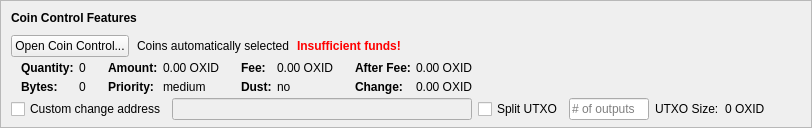
    <widget class="QFrame" name="frameCoinControl">
     <property name="sizePolicy">
      <sizepolicy hsizetype="Expanding" vsizetype="Expanding">
       <horstretch>0</horstretch>
       <verstretch>0</verstretch>
      </sizepolicy>
     </property>
     <property name="maximumSize">
      <size>
       <width>16777215</width>
       <height>16777215</height>
      </size>
     </property>
     <property name="frameShape">
      <enum>QFrame::StyledPanel</enum>
     </property>
     <property name="frameShadow">
      <enum>QFrame::Sunken</enum>
     </property>
     <layout class="QVBoxLayout" name="verticalLayoutCoinControl2">
      <property name="spacing">
       <number>0</number>
      </property>
      <property name="leftMargin">
       <number>0</number>
      </property>
      <property name="topMargin">
       <number>0</number>
      </property>
      <property name="rightMargin">
       <number>0</number>
      </property>
      <property name="bottomMargin">
       <number>6</number>
      </property>
      <item>
       <layout class="QVBoxLayout" name="verticalLayoutCoinControl" stretch="0,0,0,0,1">
        <property name="spacing">
         <number>0</number>
        </property>
        <property name="leftMargin">
         <number>10</number>
        </property>
        <property name="topMargin">
         <number>10</number>
        </property>
        <item>
         <layout class="QHBoxLayout" name="horizontalLayoutCoinControl1">
          <property name="bottomMargin">
           <number>10</number>
          </property>
          <item>
           <widget class="QLabel" name="labelCoinControlFeatures">
            <property name="sizePolicy">
             <sizepolicy hsizetype="Preferred" vsizetype="Maximum">
              <horstretch>0</horstretch>
              <verstretch>0</verstretch>
             </sizepolicy>
            </property>
            <property name="font">
             <font>
              <weight>75</weight>
              <bold>true</bold>
             </font>
            </property>
            <property name="styleSheet">
             <string notr="true">font-weight:bold;</string>
            </property>
            <property name="text">
             <string>Coin Control Features</string>
            </property>
           </widget>
          </item>
         </layout>
        </item>
        <item>
         <layout class="QHBoxLayout" name="horizontalLayoutCoinControl2" stretch="0,0,0,0">
          <property name="spacing">
           <number>8</number>
          </property>
          <property name="bottomMargin">
           <number>4</number>
          </property>
          <item>
           <widget class="QPushButton" name="pushButtonCoinControl">
            <property name="styleSheet">
             <string notr="true"/>
            </property>
            <property name="text">
             <string>Open Coin Control...</string>
            </property>
            <property name="autoDefault">
             <bool>false</bool>
            </property>
           </widget>
          </item>
          <item>
           <widget class="QLabel" name="labelCoinControlAutomaticallySelected">
            <property name="text">
             <string>Coins automatically selected</string>
            </property>
            <property name="margin">
             <number>5</number>
            </property>
           </widget>
          </item>
          <item>
           <widget class="QLabel" name="labelCoinControlInsuffFunds">
            <property name="font">
             <font>
              <weight>75</weight>
              <bold>true</bold>
             </font>
            </property>
            <property name="styleSheet">
             <string notr="true">color:red;font-weight:bold;</string>
            </property>
            <property name="text">
             <string>Insufficient funds!</string>
            </property>
            <property name="margin">
             <number>5</number>
            </property>
           </widget>
          </item>
          <item>
           <spacer name="horizontalSpacerCoinControl">
            <property name="orientation">
             <enum>Qt::Horizontal</enum>
            </property>
            <property name="sizeHint" stdset="0">
             <size>
              <width>40</width>
              <height>1</height>
             </size>
            </property>
           </spacer>
          </item>
         </layout>
        </item>
        <item>
         <widget class="QWidget" name="widgetCoinControl" native="true">
          <property name="sizePolicy">
           <sizepolicy hsizetype="Preferred" vsizetype="Preferred">
            <horstretch>0</horstretch>
            <verstretch>0</verstretch>
           </sizepolicy>
          </property>
          <property name="minimumSize">
           <size>
            <width>0</width>
            <height>0</height>
           </size>
          </property>
          <property name="styleSheet">
           <string notr="true"/>
          </property>
          <layout class="QHBoxLayout" name="horizontalLayoutCoinControl5">
           <property name="leftMargin">
            <number>0</number>
           </property>
           <property name="topMargin">
            <number>0</number>
           </property>
           <property name="rightMargin">
            <number>0</number>
           </property>
           <property name="bottomMargin">
            <number>0</number>
           </property>
           <item>
            <layout class="QHBoxLayout" name="horizontalLayoutCoinControl3" stretch="0,0,0,1">
             <property name="spacing">
              <number>10</number>
             </property>
             <property name="topMargin">
              <number>0</number>
             </property>
             <property name="bottomMargin">
              <number>4</number>
             </property>
             <item>
              <layout class="QFormLayout" name="formLayoutCoinControl1">
               <property name="horizontalSpacing">
                <number>5</number>
               </property>
               <property name="verticalSpacing">
                <number>5</number>
               </property>
               <property name="leftMargin">
                <number>10</number>
               </property>
               <property name="topMargin">
                <number>0</number>
               </property>
               <property name="rightMargin">
                <number>6</number>
               </property>
               <item row="0" column="0">
                <widget class="QLabel" name="labelCoinControlQuantityText">
                 <property name="font">
                  <font>
                   <weight>75</weight>
                   <bold>true</bold>
                  </font>
                 </property>
                 <property name="text">
                  <string>Quantity:</string>
                 </property>
                 <property name="margin">
                  <number>0</number>
                 </property>
                </widget>
               </item>
               <item row="0" column="1">
                <widget class="QLabel" name="labelCoinControlQuantity">
                 <property name="cursor">
                  <cursorShape>IBeamCursor</cursorShape>
                 </property>
                 <property name="contextMenuPolicy">
                  <enum>Qt::ActionsContextMenu</enum>
                 </property>
                 <property name="text">
                  <string notr="true">0</string>
                 </property>
                 <property name="margin">
                  <number>0</number>
                 </property>
                 <property name="textInteractionFlags">
                  <set>Qt::LinksAccessibleByMouse|Qt::TextSelectableByKeyboard|Qt::TextSelectableByMouse</set>
                 </property>
                </widget>
               </item>
               <item row="1" column="0">
                <widget class="QLabel" name="labelCoinControlBytesText">
                 <property name="font">
                  <font>
                   <weight>75</weight>
                   <bold>true</bold>
                  </font>
                 </property>
                 <property name="text">
                  <string>Bytes:</string>
                 </property>
                </widget>
               </item>
               <item row="1" column="1">
                <widget class="QLabel" name="labelCoinControlBytes">
                 <property name="cursor">
                  <cursorShape>IBeamCursor</cursorShape>
                 </property>
                 <property name="contextMenuPolicy">
                  <enum>Qt::ActionsContextMenu</enum>
                 </property>
                 <property name="text">
                  <string notr="true">0</string>
                 </property>
                 <property name="textInteractionFlags">
                  <set>Qt::LinksAccessibleByMouse|Qt::TextSelectableByKeyboard|Qt::TextSelectableByMouse</set>
                 </property>
                </widget>
               </item>
              </layout>
             </item>
             <item>
              <layout class="QFormLayout" name="formLayoutCoinControl2">
               <property name="horizontalSpacing">
                <number>5</number>
               </property>
               <property name="verticalSpacing">
                <number>5</number>
               </property>
               <property name="leftMargin">
                <number>6</number>
               </property>
               <property name="topMargin">
                <number>0</number>
               </property>
               <property name="rightMargin">
                <number>6</number>
               </property>
               <item row="0" column="0">
                <widget class="QLabel" name="labelCoinControlAmountText">
                 <property name="font">
                  <font>
                   <weight>75</weight>
                   <bold>true</bold>
                  </font>
                 </property>
                 <property name="text">
                  <string>Amount:</string>
                 </property>
                 <property name="margin">
                  <number>0</number>
                 </property>
                </widget>
               </item>
               <item row="0" column="1">
                <widget class="QLabel" name="labelCoinControlAmount">
                 <property name="cursor">
                  <cursorShape>IBeamCursor</cursorShape>
                 </property>
                 <property name="contextMenuPolicy">
                  <enum>Qt::ActionsContextMenu</enum>
                 </property>
                 <property name="text">
                  <string notr="true">0.00 OXID</string>
                 </property>
                 <property name="textInteractionFlags">
                  <set>Qt::LinksAccessibleByMouse|Qt::TextSelectableByKeyboard|Qt::TextSelectableByMouse</set>
                 </property>
                </widget>
               </item>
               <item row="1" column="0">
                <widget class="QLabel" name="labelCoinControlPriorityText">
                 <property name="font">
                  <font>
                   <weight>75</weight>
                   <bold>true</bold>
                  </font>
                 </property>
                 <property name="text">
                  <string>Priority:</string>
                 </property>
                </widget>
               </item>
               <item row="1" column="1">
                <widget class="QLabel" name="labelCoinControlPriority">
                 <property name="cursor">
                  <cursorShape>IBeamCursor</cursorShape>
                 </property>
                 <property name="contextMenuPolicy">
                  <enum>Qt::ActionsContextMenu</enum>
                 </property>
                 <property name="text">
                  <string>medium</string>
                 </property>
                 <property name="textInteractionFlags">
                  <set>Qt::LinksAccessibleByMouse|Qt::TextSelectableByKeyboard|Qt::TextSelectableByMouse</set>
                 </property>
                </widget>
               </item>
              </layout>
             </item>
             <item>
              <layout class="QFormLayout" name="formLayoutCoinControl3">
               <property name="horizontalSpacing">
                <number>5</number>
               </property>
               <property name="verticalSpacing">
                <number>5</number>
               </property>
               <property name="leftMargin">
                <number>6</number>
               </property>
               <property name="topMargin">
                <number>0</number>
               </property>
               <property name="rightMargin">
                <number>6</number>
               </property>
               <item row="0" column="0">
                <widget class="QLabel" name="labelCoinControlFeeText">
                 <property name="font">
                  <font>
                   <weight>75</weight>
                   <bold>true</bold>
                  </font>
                 </property>
                 <property name="text">
                  <string>Fee:</string>
                 </property>
                 <property name="margin">
                  <number>0</number>
                 </property>
                </widget>
               </item>
               <item row="0" column="1">
                <widget class="QLabel" name="labelCoinControlFee">
                 <property name="cursor">
                  <cursorShape>IBeamCursor</cursorShape>
                 </property>
                 <property name="contextMenuPolicy">
                  <enum>Qt::ActionsContextMenu</enum>
                 </property>
                 <property name="text">
                  <string notr="true">0.00 OXID</string>
                 </property>
                 <property name="textInteractionFlags">
                  <set>Qt::LinksAccessibleByMouse|Qt::TextSelectableByKeyboard|Qt::TextSelectableByMouse</set>
                 </property>
                </widget>
               </item>
               <item row="1" column="0">
                <widget class="QLabel" name="labelCoinControlLowOutputText">
                 <property name="font">
                  <font>
                   <weight>75</weight>
                   <bold>true</bold>
                  </font>
                 </property>
                 <property name="text">
                  <string>Dust:</string>
                 </property>
                </widget>
               </item>
               <item row="1" column="1">
                <widget class="QLabel" name="labelCoinControlLowOutput">
                 <property name="cursor">
                  <cursorShape>IBeamCursor</cursorShape>
                 </property>
                 <property name="contextMenuPolicy">
                  <enum>Qt::ActionsContextMenu</enum>
                 </property>
                 <property name="text">
                  <string>no</string>
                 </property>
                 <property name="textInteractionFlags">
                  <set>Qt::LinksAccessibleByMouse|Qt::TextSelectableByKeyboard|Qt::TextSelectableByMouse</set>
                 </property>
                </widget>
               </item>
              </layout>
             </item>
             <item>
              <layout class="QFormLayout" name="formLayoutCoinControl4">
               <property name="horizontalSpacing">
                <number>5</number>
               </property>
               <property name="verticalSpacing">
                <number>5</number>
               </property>
               <property name="leftMargin">
                <number>6</number>
               </property>
               <property name="topMargin">
                <number>0</number>
               </property>
               <property name="rightMargin">
                <number>6</number>
               </property>
               <item row="0" column="0">
                <widget class="QLabel" name="labelCoinControlAfterFeeText">
                 <property name="font">
                  <font>
                   <weight>75</weight>
                   <bold>true</bold>
                  </font>
                 </property>
                 <property name="text">
                  <string>After Fee:</string>
                 </property>
                 <property name="margin">
                  <number>0</number>
                 </property>
                </widget>
               </item>
               <item row="0" column="1">
                <widget class="QLabel" name="labelCoinControlAfterFee">
                 <property name="cursor">
                  <cursorShape>IBeamCursor</cursorShape>
                 </property>
                 <property name="contextMenuPolicy">
                  <enum>Qt::ActionsContextMenu</enum>
                 </property>
                 <property name="text">
                  <string notr="true">0.00 OXID</string>
                 </property>
                 <property name="textInteractionFlags">
                  <set>Qt::LinksAccessibleByMouse|Qt::TextSelectableByKeyboard|Qt::TextSelectableByMouse</set>
                 </property>
                </widget>
               </item>
               <item row="1" column="0">
                <widget class="QLabel" name="labelCoinControlChangeText">
                 <property name="font">
                  <font>
                   <weight>75</weight>
                   <bold>true</bold>
                  </font>
                 </property>
                 <property name="text">
                  <string>Change:</string>
                 </property>
                </widget>
               </item>
               <item row="1" column="1">
                <widget class="QLabel" name="labelCoinControlChange">
                 <property name="cursor">
                  <cursorShape>IBeamCursor</cursorShape>
                 </property>
                 <property name="contextMenuPolicy">
                  <enum>Qt::ActionsContextMenu</enum>
                 </property>
                 <property name="text">
                  <string notr="true">0.00 OXID</string>
                 </property>
                 <property name="textInteractionFlags">
                  <set>Qt::LinksAccessibleByMouse|Qt::TextSelectableByKeyboard|Qt::TextSelectableByMouse</set>
                 </property>
                </widget>
               </item>
              </layout>
             </item>
            </layout>
           </item>
          </layout>
         </widget>
        </item>
        <item>
         <layout class="QHBoxLayout" name="horizontalLayoutCoinControl4" stretch="0,0,0,0,0,0,0,0">
          <property name="spacing">
           <number>6</number>
          </property>
          <property name="sizeConstraint">
           <enum>QLayout::SetDefaultConstraint</enum>
          </property>
          <property name="topMargin">
           <number>0</number>
          </property>
          <property name="rightMargin">
           <number>0</number>
          </property>
          <item>
           <widget class="QCheckBox" name="checkBoxCoinControlChange">
            <property name="toolTip">
             <string>If this is activated, but the change address is empty or invalid, change will be sent to a newly generated address.</string>
            </property>
            <property name="text">
             <string>Custom change address</string>
            </property>
           </widget>
          </item>
          <item>
           <widget class="QValidatedLineEdit" name="lineEditCoinControlChange">
            <property name="enabled">
             <bool>false</bool>
            </property>
            <property name="sizePolicy">
             <sizepolicy hsizetype="Expanding" vsizetype="Fixed">
              <horstretch>0</horstretch>
              <verstretch>0</verstretch>
             </sizepolicy>
            </property>
            <property name="minimumSize">
             <size>
              <width>300</width>
              <height>0</height>
             </size>
            </property>
           </widget>
          </item>
          <item>
           <widget class="QCheckBox" name="splitBlockCheckBox">
            <property name="text">
             <string>Split UTXO</string>
            </property>
           </widget>
          </item>
          <item>
           <widget class="QLineEdit" name="splitBlockLineEdit">
            <property name="sizePolicy">
             <sizepolicy hsizetype="Fixed" vsizetype="Fixed">
              <horstretch>20</horstretch>
              <verstretch>0</verstretch>
             </sizepolicy>
            </property>
            <property name="maximumSize">
             <size>
              <width>80</width>
              <height>16777215</height>
             </size>
            </property>
            <property name="placeholderText">
             <string># of outputs</string>
            </property>
           </widget>
          </item>
          <item>
           <widget class="QLabel" name="labelBlockSizeText">
            <property name="text">
             <string>UTXO Size:</string>
            </property>
           </widget>
          </item>
          <item>
           <widget class="QLabel" name="labelBlockSize">
            <property name="text">
             <string>0 OXID</string>
            </property>
           </widget>
          </item>
          <item>
           <widget class="QLabel" name="labelCoinControlChangeLabel">
            <property name="sizePolicy">
             <sizepolicy hsizetype="Minimum" vsizetype="Expanding">
              <horstretch>0</horstretch>
              <verstretch>0</verstretch>
             </sizepolicy>
            </property>
            <property name="minimumSize">
             <size>
              <width>0</width>
              <height>0</height>
             </size>
            </property>
            <property name="text">
             <string/>
            </property>
            <property name="margin">
             <number>0</number>
            </property>
           </widget>
          </item>
          <item>
           <spacer name="horizontalSpacer_7">
            <property name="orientation">
             <enum>Qt::Horizontal</enum>
            </property>
            <property name="sizeHint" stdset="0">
             <size>
              <width>0</width>
              <height>20</height>
             </size>
            </property>
           </spacer>
          </item>
         </layout>
        </item>
        <item>
         <spacer name="verticalSpacerCoinControl">
          <property name="orientation">
           <enum>Qt::Vertical</enum>
          </property>
          <property name="sizeHint" stdset="0">
           <size>
            <width>800</width>
            <height>1</height>
           </size>
          </property>
         </spacer>
        </item>
       </layout>
      </item>
     </layout>
    </widget>
